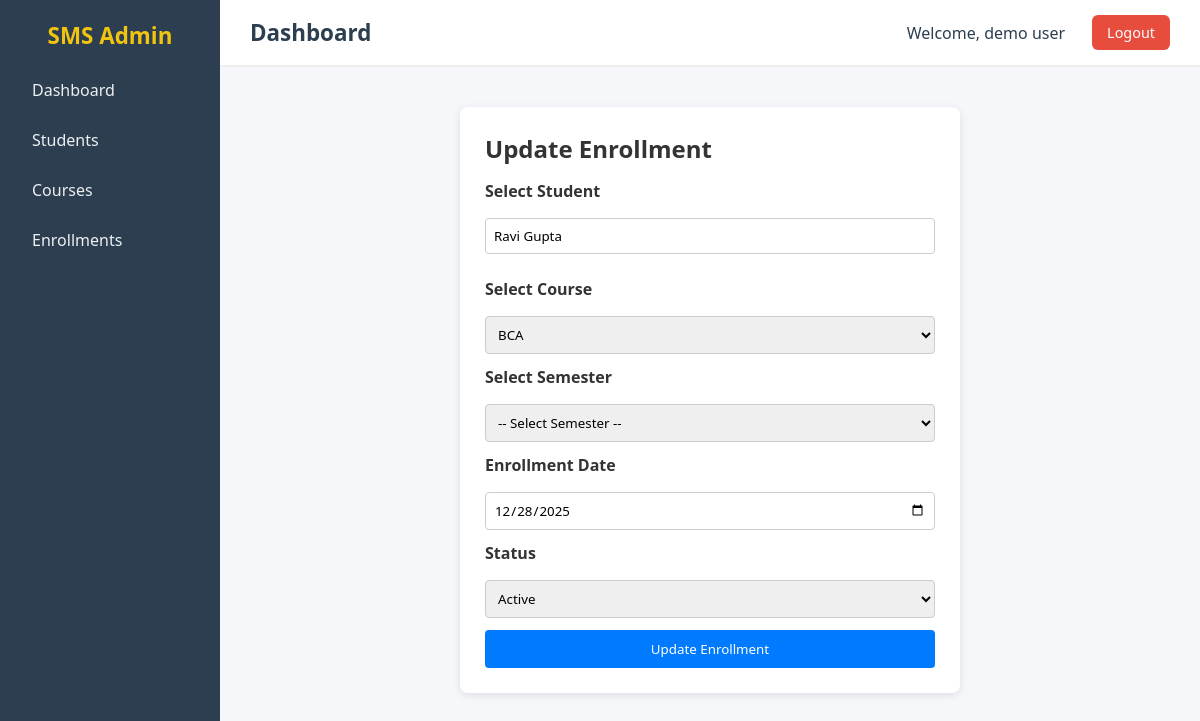
Screenshot of /enrollments/5/edit (signed in) with the database file from the repository.
### SMS/app/models/sms_models.py (models this page shows)
class User(db.Model):
    __tablename__ = "users"
    id = db.Column(db.Integer,primary_key= True)
    name = db.Column(db.String(100),nullable =False)
    email = db.Column(db.String(80),nullable = False)
    username = db.Column(db.String(80),unique = True,nullable = False)
    password = db.Column(db.String(80),nullable = False)

class Student(db.Model):
    __tablename__ = "students"
    id = db.Column(db.Integer, primary_key=True)
    name = db.Column(db.String(100), nullable=False)
    address = db.Column(db.String(200), nullable=False)
    age = db.Column(db.Integer, nullable=False)
    phone = db.Column(db.String(15), nullable=False)
    email = db.Column(db.String(30), nullable=False, unique=True)
    last_qualification = db.Column(db.String(30))
    enrollments = db.relationship("Enrollment", backref="student", lazy=True)

class Enrollment(db.Model):
    __tablename__ = "enrollments"
    f_date = datetime.date.today()
    id = db.Column(db.Integer, primary_key=True)
    student_id = db.Column(db.Integer, db.ForeignKey("students.id"), nullable=False)
    course_id = db.Column(db.Integer, db.ForeignKey("courses.id"), nullable=False)
    semester_id = db.Column(db.Integer, db.ForeignKey("semesters.id"), nullable=False)
    enroll_date = db.Column(db.Date, default=f_date, nullable=False)
    status = db.Column(db.String(20), default="active", nullable=False)
    course = db.relationship("Course", backref="enrollments")
    semester = db.relationship("Semester", backref="enrollments")

class Course(db.Model):
    __tablename__ = "courses"
    id = db.Column(db.Integer, primary_key=True)
    name = db.Column(db.String(100), nullable=False, unique=True)
    duration = db.Column(db.String(20), nullable=False)
    semesters = db.relationship("Semester", backref="course", lazy=True)

### SMS/app/routes/enrollments.py (the view)
@enrollment_bp.route("/enrollments/<int:enroll_id>/edit",methods = ["POST","GET"])
@login_required
def edit_enroll(enroll_id):
    got_enroll = Enrollment.query.get_or_404(enroll_id)
    if request.method == "POST":
        got_enroll.student_id = request.form.get("student_id")
        got_enroll.course_id = request.form.get("course_id")
        got_enroll.semester_id = request.form.get("semester_id")
        got_enroll.status = request.form.get("status")
        try:
            db.session.commit()
            flash("student is updated succesfully","success")
            return redirect(url_for("enrollment.enroll_home"))
        except Exception as e:
            db.session.rollback()
            flash("error in updated ","error")
            return redirect(url_for("enrollment.enroll_home"))
    else :
        got_courses = Course.query.all()
        return render_template("enrollment/edit_enroll.html",enroll = got_enroll,courses =got_courses)

### SMS/app/decorator/login_auth.py (called while the page is built)
def login_required(f):
    @wraps(f)
    def decorated_function(*args, **kwargs):
        if "user_id" not in session:
            return redirect(url_for("auth.login"))  # redirect to login page
        return f(*args, **kwargs)
    return decorated_function

### SMS/app/routes/base.py (called while the page is built)
@base_bp.app_context_processor
def inject_user():
    user_id = session.get('user_id')
    if user_id:
        return {"login_user": User.query.get(user_id)}
    return {"login_user": None}

### SMS/app/templates/enrollment/edit_enroll.html (shortened to what this page needs)
{% extends "base.html" %}
{% block css %}
<link rel="stylesheet" href="{{ url_for('static', filename='css/add_enrollment.css') }}">
{% endblock %}
{% block content %}
<div class="form-container">
    <h2>Update Enrollment</h2>
    <form method="POST" action="/enrollments/{{ enroll.id }}/edit">
        <label for="student">Select Student</label>
        <input type="text" id="student-search" value="{{enroll.student.name}}" placeholder="Type student name..."
            autocomplete="off">
        <label for="course">Select Course</label>
        <select name="course_id" id="courseSelect" required>
            {% for course in courses %}
            <option value="{{ course.id }}" {% if course.id==enroll.course_id %}selected{% endif %}>{{ course.name }}
            </option>
            {% endfor %}
        </select>
        <label for="course">Select Semester</label>
        <select name="semester_id" id="semesterSelect" required>
            <option value="">All Semesters</option>
        </select>
        <label for="enroll_date">Enrollment Date</label>
        <input type="date" name="enroll_date" value="{{ enroll.enroll_date }}" required>
        <label for="status">Status</label>
        <select name="status">
            <option value="active" {% if enroll.status=="active" %}selected{% endif %}>Active</option>
        </select>
        <button type="submit" class="btn">Update Enrollment</button>
    </form>
</div>
{% endblock %}

### SMS/app/templates/base.html (shortened to what this page needs)
<!DOCTYPE html>
<html lang="en">
<head>
    <link rel="stylesheet" href="{{ url_for('static', filename='css/base.css') }}">
    {% block css %}{% endblock %}
</head>
<body>
    <div class="main-content">
        <div class="sidebar">
            <h2><a href="/">SMS Admin</h2></a>
            <ul>
                <li><a href="/">Dashboard</a></li>
                <li><a href="/students">Students</a></li>
                <li><a href="/courses">Courses</a></li>
                <li><a href="/enrollments">Enrollments</a></li>
            </ul>
        </div>
        <div class="content">
            <header>
                <h1>{% block header_title %}Dashboard{% endblock %}</h1>
                <div class="user-info">
                    <span class="username">Welcome, {{ login_user.name }}</span>
                    <a href="/logout" class="logout-btn" onclick="clearAppCache()">Logout</a>
                </div>
            </header>
            <main>
            {% block content %}
            {% endblock %}
        </main>
        </div>
    </div>
</body>
</html>

### SMS/app/static/css/base.css (style rules this page uses)
* { margin: 0; padding: 0; box-sizing: border-box; font-family: "Segoe UI", Tahoma, Geneva, Verdana, sans-serif; }
body { background: #f5f7fa; color: #333; min-height: 100vh; }
.main-content { display: flex; min-height: 100vh; }
.sidebar { width: 220px; background: #2c3e50; color: #fff; padding: 20px; flex-shrink: 0; }
.sidebar h2 { text-align: center; margin-bottom: 20px; font-size: 1.4rem; }
.sidebar h2 a { text-decoration: none; color: #f1c40f; }
.sidebar ul { list-style: none; }
.sidebar ul li { margin: 12px 0; }
.sidebar ul li a { text-decoration: none; color: #ecf0f1; padding: 8px 12px; display: block; border-radius: 6px; transition: background 0.3s; }
.content { flex-grow: 1; display: flex; flex-direction: column; }
header { background: #fff; padding: 15px 30px; display: flex; justify-content: space-between; align-items: center; border-bottom: 2px solid #eee; }
.user-info { display: flex; align-items: center; gap: 15px; }
.username { font-size: 1rem; font-weight: 500; color: #2c3e50; padding: 6px 12px; border-radius: 6px; }
header h1 { font-size: 1.4rem; color: #2c3e50; }
.logout-btn { text-decoration: none; background: #e74c3c; color: #fff; padding: 8px 15px; border-radius: 6px; font-size: 0.9rem; transition: background 0.3s; }
main { flex-grow: 1; padding: 20px; }

### SMS/app/static/css/add_enrollment.css (style rules this page uses)
.form-container { background: #fff; padding: 25px; border-radius: 8px; box-shadow: 0 2px 8px rgba(0,0,0,0.1); max-width: 500px; margin: 20px auto; }
.form-container h2 { margin-bottom: 15px; color: #333; }
form { display: flex; flex-direction: column; gap: 12px; }
label { font-weight: bold; margin-bottom: 4px; }
input, select { padding: 8px; border: 1px solid #ccc; border-radius: 4px; }
.btn { background: #007bff; color: white; padding: 10px; border: none; border-radius: 4px; cursor: pointer; }

### rows the page displays
User: name "demo user"
Student: student.name "Ravi Gupta"
Enrollment: course_id "BCA", enroll_date "12/28/2025", status "Active"
